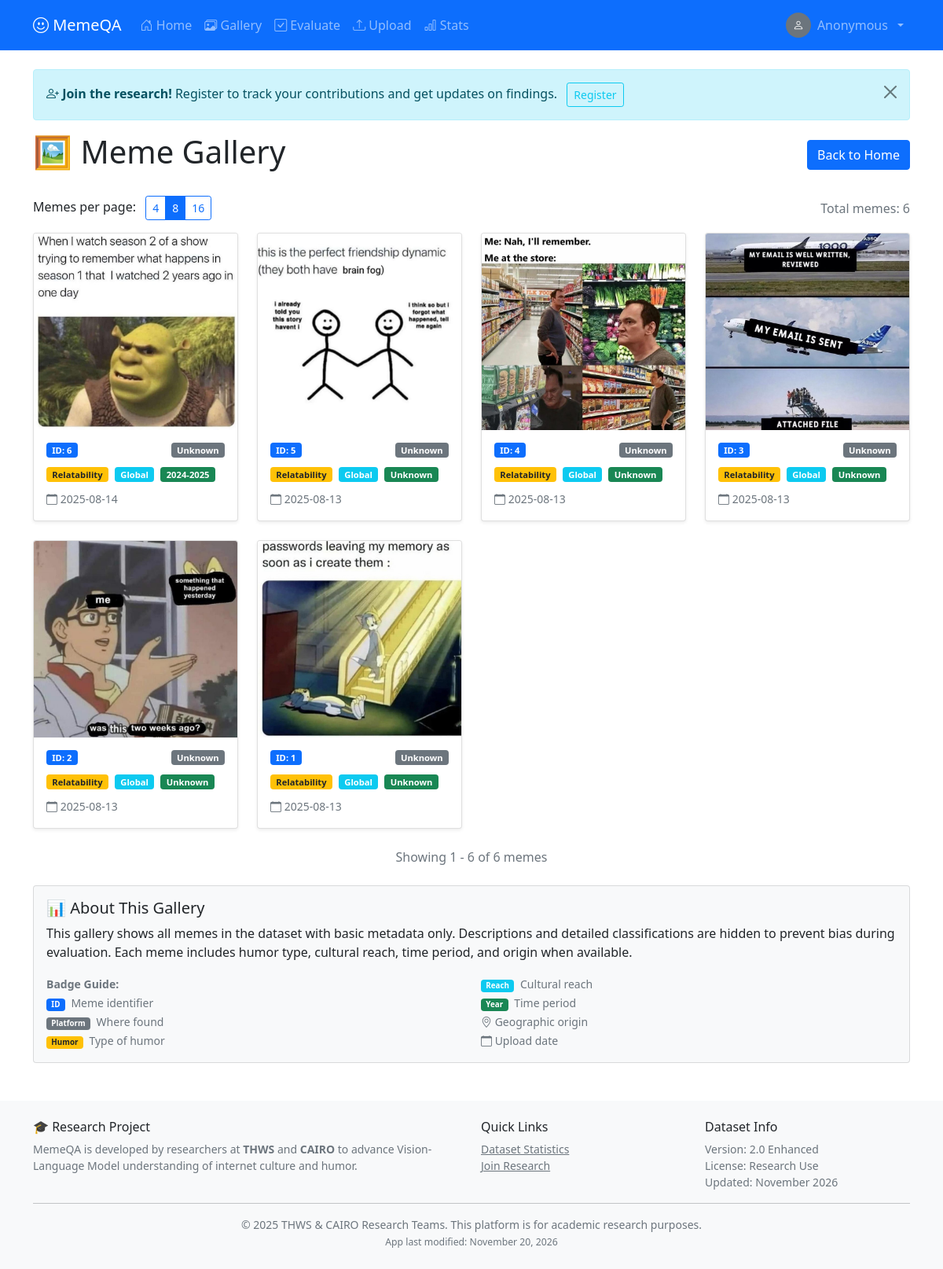
Screenshot of /gallery?page=1&per_page=8 with the database file from the repository.
### tables this page shows
CREATE TABLE memes (
            id INTEGER PRIMARY KEY AUTOINCREMENT,
            filename TEXT NOT NULL,
            original_filename TEXT NOT NULL,
            
            -- Contributor Information
            contributor_name TEXT,
            contributor_email TEXT,
            contributor_country TEXT NOT NULL,
            meme_origin_country TEXT,
            platform_found TEXT NOT NULL,
            uploader_session TEXT,
            uploader_user_id INTEGER,
            
            -- Content Classification
            meme_content TEXT NOT NULL,
            meme_template TEXT,
            estimated_year TEXT NOT NULL,
            cultural_reach TEXT NOT NULL,
            niche_community TEXT,
            
            -- Humor & Emotional Analysis
            humor_explanation TEXT NOT NULL,
            humor_type TEXT NOT NULL,
            emotions_conveyed TEXT NOT NULL, -- JSON array of selected emotions
            
            -- Context & References
            cultural_references TEXT,
            context_required TEXT NOT NULL,
            age_group_target TEXT,
            
            -- AI Training Descriptions
            meme_description TEXT NOT NULL,
            
            -- Additional Data
            additional_notes TEXT,
            terms_agreement BOOLEAN NOT NULL DEFAULT 0,
            
            -- Metadata
            upload_date TIMESTAMP DEFAULT CURRENT_TIMESTAMP,
            last_modified TIMESTAMP DEFAULT CURRENT_TIMESTAMP,
            
            FOREIGN KEY (uploader_user_id) REFERENCES users (id)
        );

### app.py (the view)
@app.route('/gallery')
def gallery():
    page = request.args.get('page', 1, type=int)
    per_page = request.args.get('per_page', 4, type=int)
    if per_page not in [4, 8, 16]:
        per_page = 4
    if page < 1:
        abort(404)
    offset = (page - 1) * per_page
    conn = get_db_connection()
    total_count = conn.execute('SELECT COUNT(*) as count FROM memes').fetchone()['count']
    max_page = (total_count + per_page - 1) // per_page if total_count > 0 else 1
    if page > max_page and total_count > 0:
        abort(404)
    memes = conn.execute(
        'SELECT * FROM memes ORDER BY upload_date DESC LIMIT ? OFFSET ?',
        (per_page, offset)
    ).fetchall()
    conn.close()
    pagination = Pagination(page, per_page, total_count)
    pagination.items = memes
    current_user = get_current_user()
    return render_template('gallery.html',
                         memes=pagination,
                         per_page=per_page,
                         current_user=current_user,
                         eval_mems = EVAL_COUNT,
                         memes_min = MIN_MEME_COUNT)

### templates/gallery.html (shortened to what this page needs)
{% extends "base.html" %}
{% block content %}
<div class="d-flex justify-content-between align-items-center mb-4">
    <h1>🖼️ Meme Gallery</h1>
    <a href="{{ url_for('index') }}" class="btn btn-primary">Back to Home</a>
</div>
{% if memes.items %}
    <div class="d-flex justify-content-between align-items-center mb-3">
        <div>
            <label class="me-2">Memes per page:</label>
            <div class="btn-group" role="group">
                <a href="{{ url_for('gallery', page=1, per_page=4) }}"
                   class="btn btn-sm {% if per_page == 4 %}btn-primary{% else %}btn-outline-primary{% endif %}">4</a>
                <a href="{{ url_for('gallery', page=1, per_page=8) }}"
                   class="btn btn-sm {% if per_page == 8 %}btn-primary{% else %}btn-outline-primary{% endif %}">8</a>
                <a href="{{ url_for('gallery', page=1, per_page=16) }}"
                   class="btn btn-sm {% if per_page == 16 %}btn-primary{% else %}btn-outline-primary{% endif %}">16</a>
            </div>
        </div>
        <div class="text-muted">
            Total memes: {{ memes.total }}
        </div>
    </div>
    <div class="row">
        {% set col_size = 6 if per_page == 4 else 3 %}
        {% for meme in memes.items %}
            <div class="col-md-6 col-lg-{{ col_size }} mb-4">
                <div class="card h-100 shadow-sm meme-card">
                    <img src="{{ url_for('uploaded_file', filename=meme.filename) }}"
                         class="card-img-top gallery-img"
                         alt="{{ meme.original_filename }}"
                         style="height: 250px; object-fit: cover;">
                    <div class="card-body">
                        <div class="d-flex justify-content-between align-items-start mb-2">
                            <span class="badge bg-primary">ID: {{ meme.id }}</span>
                            <span class="badge bg-secondary">{{ meme.platform_found or 'Unknown' }}</span>
                        </div>
                        <div class="mb-2">
                            {% if meme.humor_type %}
                                <span class="badge bg-warning text-dark me-1">{{ meme.humor_type }}</span>
                            {% endif %}
                            {% if meme.cultural_reach %}
                                <span class="badge bg-info text-white me-1">{{ meme.cultural_reach }}</span>
                            {% endif %}
                            {% if meme.estimated_year %}
                                <span class="badge bg-success text-white">{{ meme.estimated_year }}</span>
                            {% endif %}
                        </div>
                        <div class="mt-auto">
                            <small class="text-muted">
                                <i class="bi bi-calendar"></i> {{ meme.upload_date[:10] if meme.upload_date else 'Unknown' }}
                            </small>
                        </div>
                    </div>
                </div>
            </div>
        {% endfor %}
    </div>
    {% if memes.total > 0 %}
    <p class="text-center text-muted">
        Showing {{ memes.first }} - {{ memes.last }} of {{ memes.total }} memes
    </p>
    {% endif %}
{% endif %}
<div class="card mt-4 bg-light">
    <div class="card-body">
        <h5 class="card-title">📊 About This Gallery</h5>
        <p class="card-text">
            This gallery shows all memes in the dataset with basic metadata only.
            Descriptions and detailed classifications are hidden to prevent bias during evaluation.
            Each meme includes humor type, cultural reach, time period, and origin when available.
        </p>
        <div class="row">
            <div class="col-md-6">
                <small class="text-muted">
                    <strong>Badge Guide:</strong><br>
                    <span class="badge bg-primary me-1">ID</span> Meme identifier<br>
                    <span class="badge bg-secondary me-1">Platform</span> Where found<br>
                    <span class="badge bg-warning text-dark me-1">Humor</span> Type of humor<br>
                </small>
            </div>
            <div class="col-md-6">
                <small class="text-muted">
                    <span class="badge bg-info me-1">Reach</span> Cultural reach<br>
                    <span class="badge bg-success me-1">Year</span> Time period<br>
                    <i class="bi bi-geo-alt"></i> Geographic origin<br>
                    <i class="bi bi-calendar"></i> Upload date
                </small>
            </div>
        </div>
    </div>
</div>
{% endblock %}

### rows the page displays
memes: filename+original_filename (picture), id "6", platform_found "Unknown", humor_type "Relatability", cultural_reach "Global", estimated_year "2024-2025", upload_date "2025-08-14"
memes: filename+original_filename (picture), id "5", platform_found "Unknown", humor_type "Relatability", cultural_reach "Global", estimated_year "Unknown", upload_date "2025-08-13"
memes: filename+original_filename (picture), id "4", platform_found "Unknown", humor_type "Relatability", cultural_reach "Global", estimated_year "Unknown", upload_date "2025-08-13"
memes: filename+original_filename (picture), id "3", platform_found "Unknown", humor_type "Relatability", cultural_reach "Global", estimated_year "Unknown", upload_date "2025-08-13"
memes: filename+original_filename (picture), id "2", platform_found "Unknown", humor_type "Relatability", cultural_reach "Global", estimated_year "Unknown", upload_date "2025-08-13"
memes: filename+original_filename (picture), id "1", platform_found "Unknown", humor_type "Relatability", cultural_reach "Global", estimated_year "Unknown", upload_date "2025-08-13"

### other values shown
{{ memes.total }} "6"
{{ memes.first }} "1"
{{ memes.last }} "6"
{{ app_version if app_version else '2.0 Enhanced' }} "2.0 Enhanced"
{{ app_last_updated.strftime('%B %Y') }} "November 2026"
{{ app_last_updated.strftime('%B %d, %Y') }} "November 20, 2026"
